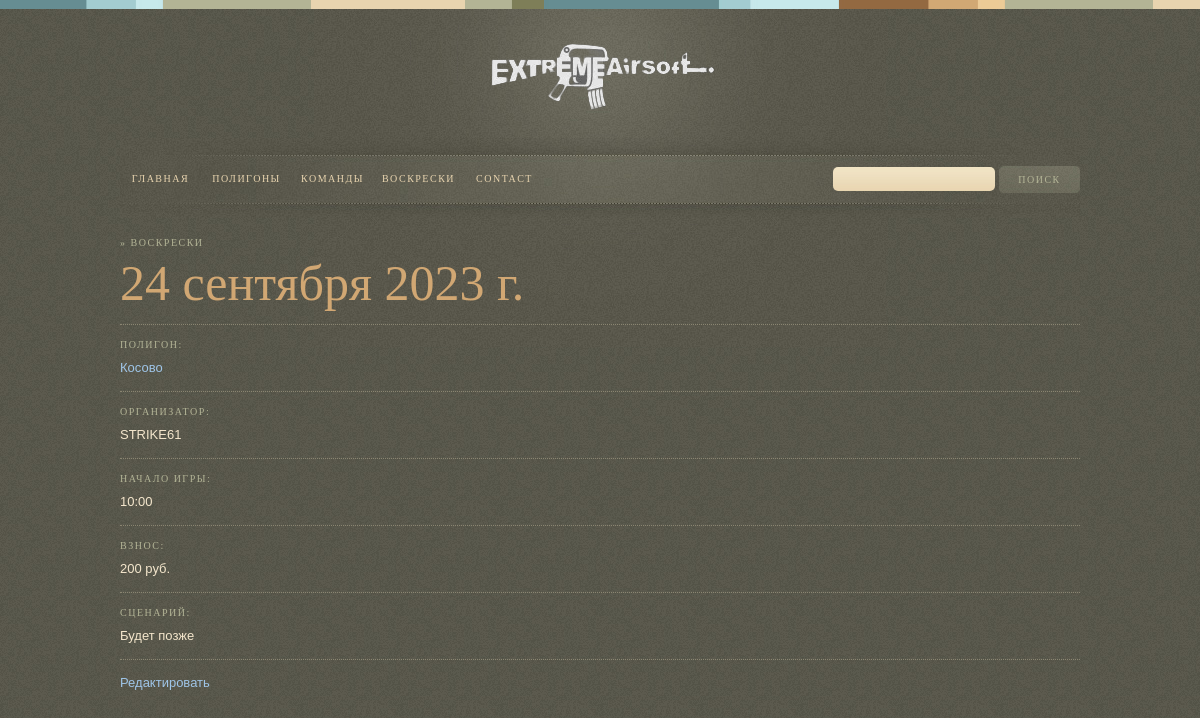
The page /sunday_games/detail/24092023 on the database as committed earlier.
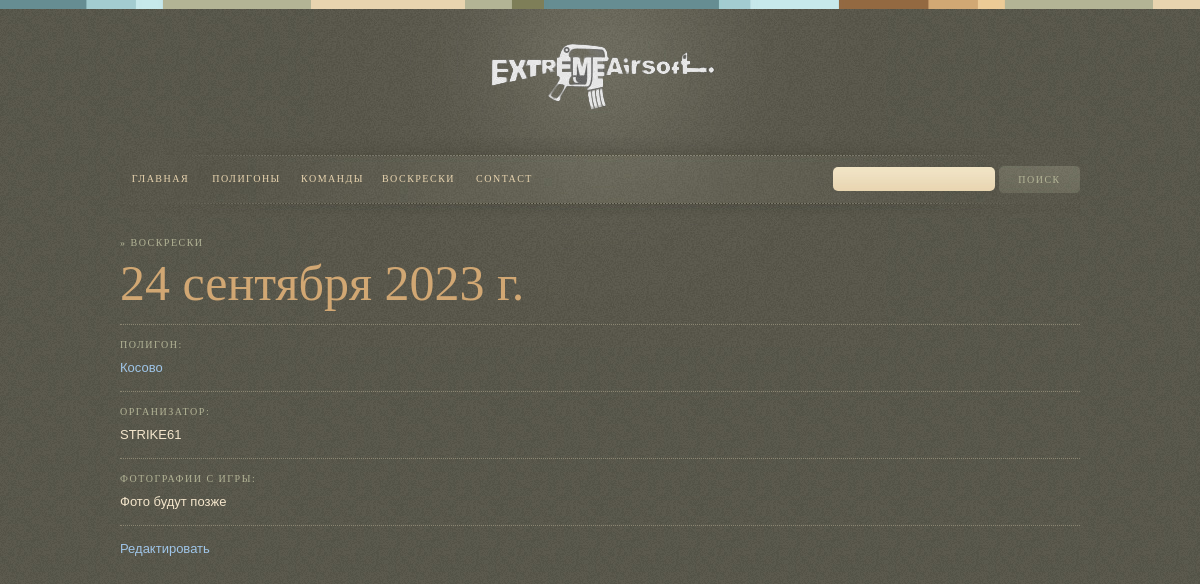
The same page on the database as committed later.
### sunday_games/models.py (models this page shows, shortened)
class Game(models.Model):
    organizer_choose = [('STRIKE61', 'STRIKE61'),
                        ]
    date = models.DateField(verbose_name='date')
    polygon = models.ForeignKey(Polygons, on_delete=models.CASCADE, null=True, related_name='games_polygon')
    organizer = models.CharField(max_length=50, choices=organizer_choose, default='STRIKE61')
    start = models.TimeField(default='10:00')
    scenario = models.TextField(default='Будет позже', max_length=10000)
    foto_scenario = models.ImageField(upload_to='sunday_games_scenario', blank=True)
    contribution = models.IntegerField(default=200)
    is_future = models.BooleanField(default=True)
    slug = models.SlugField(default='', null=False)
    result = models.CharField(default='', max_length=1000)
    def get_url_edit(self):
        return reverse('edit_game', args=[self.slug])

### polygons/models.py (models this page shows)
class Polygons(models.Model):
    name = models.CharField(verbose_name='URL', max_length=50)
    address = models.CharField(max_length=100)
    coordinates = models.CharField(max_length=50, default='Null')
    descriptions = models.CharField(max_length=1000)
    image = models.ImageField(upload_to='polygons/')
    image_full = models.ImageField(upload_to='polygons/full', default='')
    url_yandex = models.CharField(default='', max_length=500)
    slug = models.SlugField(default='', null=False)
    def __str__(self):
        return f'{self.name}'
    def get_url(self):
        return reverse('polygon-detail', args=[self.slug])

### sunday_games/views.py (the view)
# urls.py: path('detail/<str:slug>', GameDetailView.as_view(), name='detail_game'),
class GameDetailView(DetailView):
    model = Game
    template_name = 'sunday_games/detail_game.html'

### sunday_games/templates/sunday_games/detail_game.html (shortened to what this page needs)
{% extends 'base.html' %}
{% load static %}
{% block content %}
<link href= "{% static 'css/style.css' %}" media="all" rel="stylesheet" type="text/css" />
<div id="primary">
    <h3>&#187; Воскрески</h3>
    <h1 class="page-title">{{ game.date }}</h1>
    <hr/>
    <h3>Полигон:</h3>
    <p><a class="text-5" href="{{ game.polygon.get_url }}">{{ game.polygon }}</a></p>
    <hr/>
    <h3>Организатор:</h3>
    <p class="text-4">{{ game.organizer }}</p>
    <hr/>
    {% if game.is_future %}
        <h3>Начало игры:</h3>
        <p class="text-4">{{ game.start }}</p>
        <hr/>
        <h3>Взнос:</h3>
        <p class="text-4">{{ game.contribution }} руб.</p>
        <hr/>
        <h3>Сценарий:</h3>
        <p class="text-4">{{ game.scenario }} </p>
        <hr/>
    {% else %}
        <h3>Фотографии с игры:</h3>
        {% if game.goto_games %}
            <img src=" {{ game.foto_games.url }} " class="img-left" alt="spruce meadows"/>
        {% else %}
            <p class="text-4">Фото будут позже</p>
        {% endif %}
        <hr/>
    {% endif %}
    <div>
        <p><a class="text-5" href="{{ game.get_url_edit }}">Редактировать</a></p>
    </div>
</div>
{% endblock %}

### templates/base.html (shortened to what this page needs)
{% load static %}
<head>
    <link href=" {% static 'css/reset.css' %}" media="all" rel="stylesheet" type="text/css"/>
    <link href=" {% static 'css/front.css' %}" media="all" rel="stylesheet" type="text/css"/>
</head>
<body class="front">
<div class="top-bar"></div>
<div id="container">
    <div id="header">
        <h1 class="site-logo"><a href="{% url 'title' %}" class="pngfix">Paragon Stables</a></h1>
        <div id="navigation">
            <ul>
                <li><a href="{% url 'title' %}">Главная</a></li>
                <li><a href="{% url 'polygons' %}">Полигоны</a></li>
                <li><a href="{% url 'team' %}">Команды</a></li>
                <li><a href="{% url 'sunday_games' %}">Воскрески</a></li>
                <li><a href="contact.html">Contact</a></li>
            </ul>
            <div class="search">
                <form action="#" method="post">
                    <p><input type="text" name="search" class="form-text" />
                    <input type="submit" value="Поиск" class="form-submit" /></p>
                </form>
            </div>
        </div>
    </div>
    {% block content %}
    {% endblock %}
</div>
</body>

### static/css/front.css (style rules this page uses)
body { background: url(images/body.jpg) repeat; }
.top-bar { background: url(images/top-bar.jpg) repeat top center; height: 9px; }
#container { width: 960px; margin: 0 auto; background: url(images/glow.jpg) top center no-repeat; padding-top: 25px; }
hr { background: none; border-top: 1px dotted #5b5a4e; border-left: none; border-right: none; border-bottom: 1px dotted #8a8571; margin: 15px 0; }
#header { margin-bottom: 20px; }
h1.site-logo a { background: url(images/logo.png) no-repeat; display:block; height:0 !important; overflow:hidden !important; padding-top:94px; width:231px; margin: 0 auto 10px auto; }
#navigation { background: url(images/navigation.jpg) no-repeat top center; height: 52px; padding: 28px 0 0 0; }
#navigation li { float: left; margin-right: 5px; }
#navigation a { color: #e8d4af; text-decoration: none; font-family: Georgia, Palatino, serif; font-size: 10px; text-transform: uppercase; letter-spacing: 1.5px; height: 19px; width: 81px; display: block; text-align: center; padding-top: 8px; }
#navigation .search { float: right; }
#navigation .search input.form-text { background: url(images/form-text.jpg) repeat-x; color: #5b5a4e; font-family: arial, verdana, sans-serif; font-size: 11px; border: none; -moz-border-radius: 5px; -webkit-border-radius: 5px; padding: 6px 10px; }
#navigation .search input.form-submit { text-decoration: none; font-family: Georgia, Palatino, serif; font-size: 10px; text-transform: uppercase; letter-spacing: 1.5px; height: 27px; width: 81px; text-align: center; border: none; background: url(images/navigation-hover.jpg) no-repeat; color: #b3b496; }
#primary h3 { color: #b3b496; font-family: Georgia, Palatino, serif; font-size: 10px; text-transform: uppercase; letter-spacing: 1.5px; margin: 10px 0; font-weight: normal; }
#primary p { color: #f4e6cc; font-size: 11px; font-family: arial, verdana, sans-serif; line-height: 15px; }

### static/css/style.css (style rules this page uses)
#primary h3 { color: #b3b496; font-family: Georgia, Palatino, serif; font-size: 10px; text-transform: uppercase; letter-spacing: 1.5px; margin: 10px 0; font-weight: normal; }
#primary h1.page-title { font-weight: normal; color: #d1a773; font-family: Georgia, Palatino, serif; font-size: 50px; }
#primary p, #primary li { color: #f4e6cc; font-size: 11px; font-family: arial, verdana, sans-serif; line-height: 15px; margin-bottom: 15px; }
#primary .text-4 { font-size: 13px; }
#primary .text-5 { text-decoration: none; color: #9fc5e8; text:active; text:hover; font-size: 13px; margin-right: 700px; }

Rows that differ between the two databases and show on the page:
changed Game "STRIKE61": is_future True → False (drawn); start "10:00" → (not shown); contribution "200" → (not shown); scenario "Будет позже" → (not shown)
Other text that changed with them:
text no longer shown: "НАЧАЛО ИГРЫ: ВЗНОС: руб. СЦЕНАРИЙ:"
text now shown: "ФОТОГРАФИИ С ИГРЫ: Фото будут позже"
